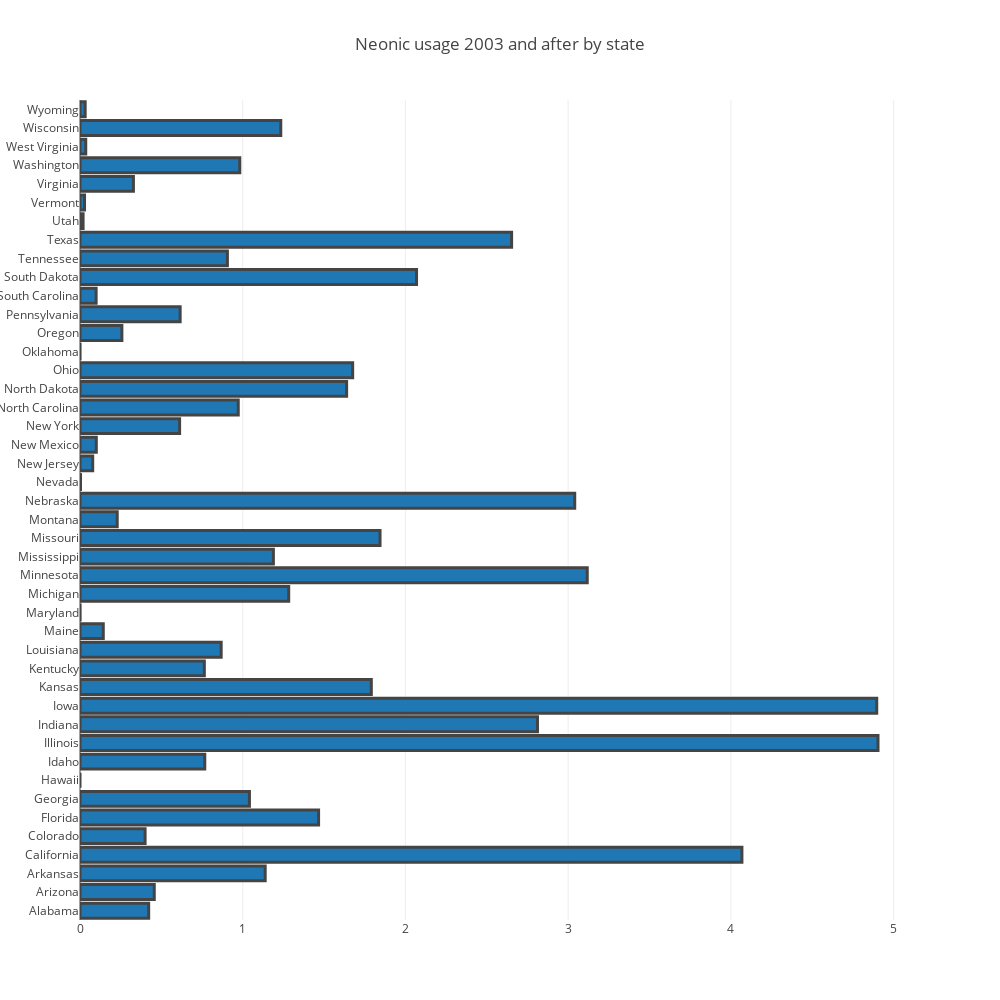

Notebook code cell kept with this figure:
### Markdown cell above
From the above graph we can draw a clear conclusion that California has clearly taken the reign with the amount of neonics used before 2003.

### Code cell
df_summed2 = df_2003.groupby(['StateName']) ['nAllNeonic'].sum().reset_index()
trace1 = go.Bar(
    y=df_summed2.StateName,
    x=df_summed2.nAllNeonic,
    name='2',
    orientation = 'h',
    marker = dict(
        line = dict(
            colorscale =[[0, 'rgb(166,206,227)'], [0.25, 'rgb(31,120,180)'], [0.45, 'rgb(178,223,138)'], 
                      [0.65, 'rgb(51,160,44)'], [0.85, 'rgb(251,154,153)'], [1, 'rgb(227,26,28)']],
            width = 3)
    )
)
data = [trace1]
layout = go.Layout(
    title='Neonic usage 2003 and after by state',
    barmode='stack',
    autosize=False,
    width=1000,
    height=1000
)

fig = go.Figure(data=data, layout=layout)
iplot(fig, filename='marker-h-bar')

### Figure 1 — Plotly figure (JSON) as saved in the notebook; plotly's stock layout.template omitted (floating-point values rounded to 4 significant figures)
{"data": [{"marker": {"line": {"colorscale": [[0, "rgb(166,206,227)"], [0.25, "rgb(31,120,180)"], [0.45, "rgb(178,223,138)"], [0.65, "rgb(51,160,44)"], [0.85, "rgb(251,154,153)"], [1, "rgb(227,26,28)"]], "width": 3}}, "name": "SF Zoo", "orientation": "h", "type": "bar", "uid": "b97cc6f4-fdb8-11e8-a59b-d05099a30b15", "x": [0.4221, 0.4564, 1.138, 4.068, 0.4, 1.466, 1.041, 0, 0.7668, 4.904, 2.811, 4.896, 1.79, 0.7641, 0.8676, 0.143, 0.000665, 1.283, 3.117, 1.188, 1.844, 0.2287, 3.04, 0.003258, 0.07809, 0.1002, 0.6122, 0.9725, 1.638, 1.676, 0.0004469, 0.2574, 0.6155, 0.09912, 2.068, 0.9059, 2.653, 0.019, 0.02781, 0.3283, 0.9819, 0.0353, 1.234, 0.03175], "y": ["Alabama", "Arizona", "Arkansas", "California", "Colorado", "Florida", "Georgia", "Hawaii", "Idaho", "Illinois", "Indiana", "Iowa", "Kansas", "Kentucky", "Louisiana", "Maine", "Maryland", "Michigan", "Minnesota", "Mississippi", "Missouri", "Montana", "Nebraska", "Nevada", "New Jersey", "New Mexico", "New York", "North Carolina", "North Dakota", "Ohio", "Oklahoma", "Oregon", "Pennsylvania", "South Carolina", "South Dakota", "Tennessee", "Texas", "Utah", "Vermont", "Virginia", "Washington", "West Virginia", "Wisconsin", "Wyoming"]}], "layout": {"autosize": false, "barmode": "stack", "height": 1000, "title": "Neonic usage 2003 and after by state", "width": 1000}}
